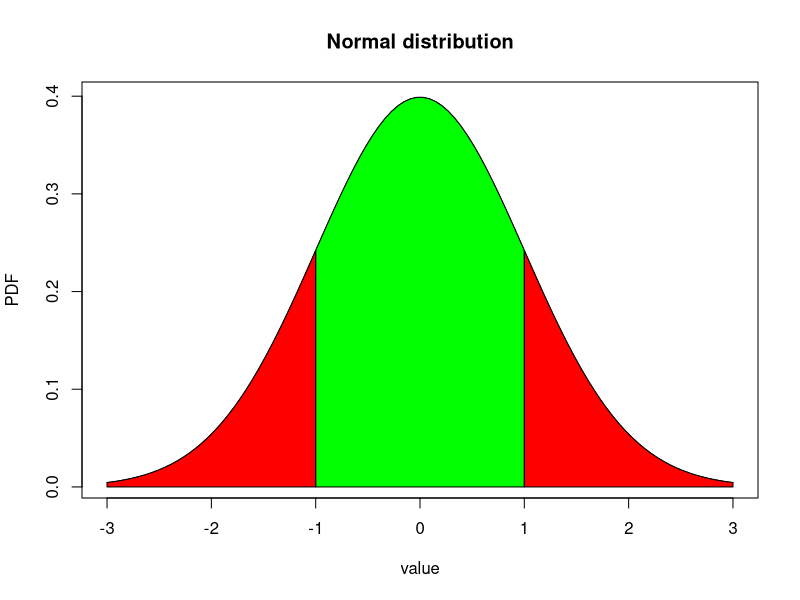

Reproduce this figure in R.
xx=seq(-3,3, length.out=100)
yy=dnorm(xx, mean=0, sd=1)
plot(x=xx, y=yy, type="l",xlab="value", ylab="PDF" ,main="Normal distribution")
region.x = xx[xx >= -1 & xx <= 1]
region.y = yy[xx >= -1 & xx <= 1]
region.x2 = c(head(region.x,1), region.x, tail(region.x,1))
region.y2 = c(0, region.y, 0)
polygon(region.x2, region.y2, col = "green", )


region.x3=xx[xx>=1  ]
region.x4=c(head(region.x3,1), region.x3,tail(region.x3,1))
region.y3=yy[xx>=1 ]
region.y4=c(0,region.y3,0)
polygon(region.x4, region.y4, col = "red")

region.x5=xx[xx<= -1]
region.x6=c(head(region.x5,1), region.x5,tail(region.x5,1))
region.y5=yy[xx<= -1]
region.y6=c(0,region.y5,0)
polygon(region.x6, region.y6, col = "red")


